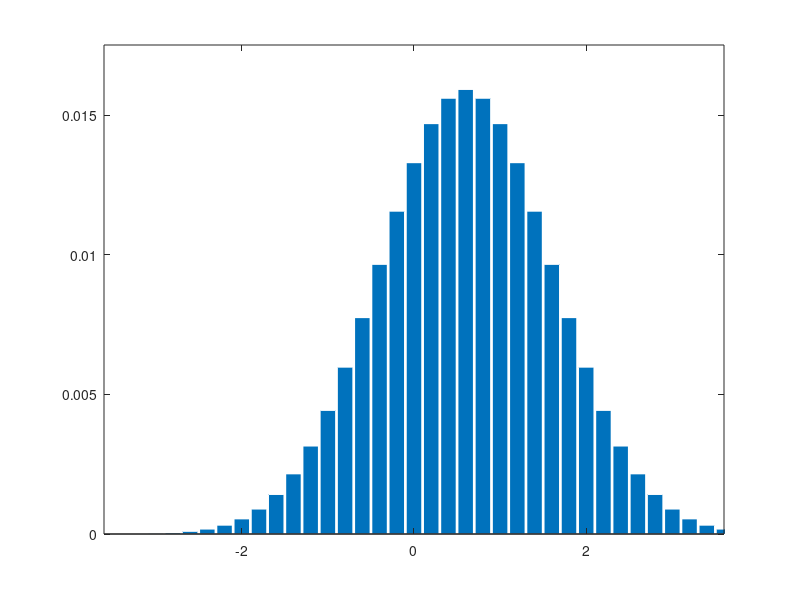

Here is the MATLAB script that generated this plot:
% GaussHistogram.m

sigma=1;
mx=3.5;
w=.2;
ctr=0.6;
mHalf=w*ceil(mx/w);
xs=-mHalf:w:mHalf;
ys=w*(2*pi*sigma^2)^-1/2 * exp(-(xs-ctr).^2/(2*sigma^2));
bar(xs,ys,'edgecolor','w','barwidth',.9);
axis([xs(1) xs(end) 0 max(ys)*1.1]);
% ylabel('P(X_j|R_j)');
% xlabel('X_j');